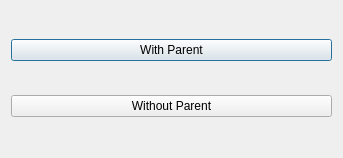
<?xml version="1.0" encoding="UTF-8"?>
<ui version="4.0">
 <class>Dialog</class>
 <widget class="QDialog" name="Dialog">
  <property name="geometry">
   <rect>
    <x>0</x>
    <y>0</y>
    <width>343</width>
    <height>158</height>
   </rect>
  </property>
  <property name="windowTitle">
   <string>Dialog</string>
  </property>
  <layout class="QVBoxLayout" name="verticalLayout">
   <item>
    <widget class="QPushButton" name="pushButton">
     <property name="text">
      <string>With Parent</string>
     </property>
    </widget>
   </item>
   <item>
    <widget class="QPushButton" name="pushButton_2">
     <property name="text">
      <string>Without Parent</string>
     </property>
    </widget>
   </item>
  </layout>
 </widget>
 <resources/>
 <connections/>
</ui>
